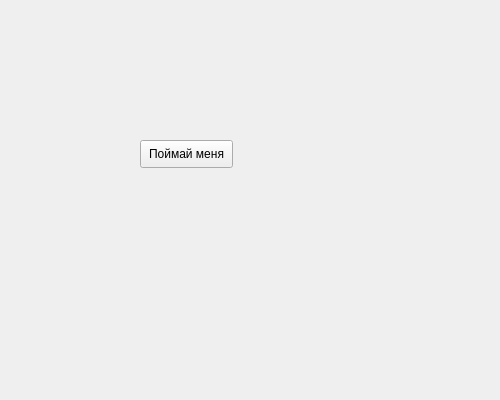
<?xml version="1.0" encoding="UTF-8"?>
<ui version="4.0">
 <class>Form</class>
 <widget class="QWidget" name="Form">
  <property name="enabled">
   <bool>true</bool>
  </property>
  <property name="geometry">
   <rect>
    <x>0</x>
    <y>0</y>
    <width>500</width>
    <height>400</height>
   </rect>
  </property>
  <property name="minimumSize">
   <size>
    <width>500</width>
    <height>400</height>
   </size>
  </property>
  <property name="windowTitle">
   <string>Убегающая кнопка</string>
  </property>
  <widget class="QPushButton" name="btnRunaway">
   <property name="geometry">
    <rect>
     <x>140</x>
     <y>140</y>
     <width>93</width>
     <height>28</height>
    </rect>
   </property>
   <property name="text">
    <string>Поймай меня</string>
   </property>
  </widget>
 </widget>
 <resources/>
 <connections/>
</ui>
